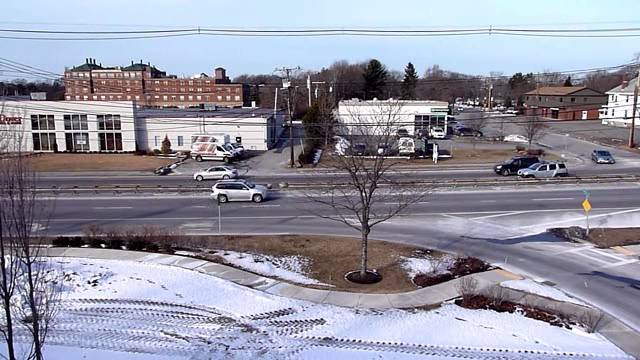
#> input picture frame 50 of TP4/carsRt9_3.avi, 640 x 360 px, given in place of the camera
$ python feature_matcher.py --image ../TP5/DNN/dataset/unknown/AbdH_00131_m_23_i_nf_nc_no_2015_1_e0_nl_o.jpg
#> lines starting #> are read from the running program, lines starting #| are printed output that depends on the picture
import cv2 as cv
import argparse

import numpy as np


def nothing(x):
    pass


parser = argparse.ArgumentParser()
parser.add_argument('--facedet', type=str, help='Feature Detection method ORB.', default='ORB')
parser.add_argument('--matcher', type=str, help='Matcher method', default='BRUTE')
parser.add_argument('--image', type=str, help='Name of image', default='')
args = parser.parse_args()

cv.namedWindow("Webcam")

capture = cv.VideoCapture(0)

orb = cv.ORB_create(nfeatures=1500)

time = 0
img_counter = 0
image = None
firstImage = True
alreadyProcessed = False

while True:
    if not img_counter == 0:
        image = cv.imread(args.image)

    ret, frame = capture.read()
#> frame is the input picture: shape (360, 640, 3); mean B, G, R 162.3, 147.8, 147.6
    if frame is None:
        break

    t1 = cv.getTickCount()
    kp2, des2 = orb.detectAndCompute(frame, None)
#> kp2 = 1500 keypoints; strongest (x, y, size): (446, 117, 31), (448, 118, 31), (238, 137, 31), (443, 129, 31)
    frame = cv.drawKeypoints(frame, kp2, None)
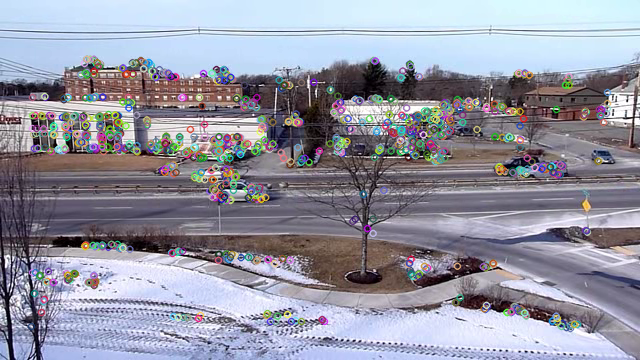
#> frame: shape (360, 640, 3); mean B, G, R 162.3, 148.6, 147.9
    if not img_counter == 0:
        kp1, des1 = orb.detectAndCompute(image, None)
        if not alreadyProcessed:
            image = cv.drawKeypoints(image, kp1, None)
        if args.matcher == 'BRUTE':
            bf = cv.BFMatcher(cv.NORM_HAMMING, crossCheck=True)
            matches = bf.match(des1, des2)
            matches = sorted(matches, key=lambda x: x.distance)
            matching_result = cv.drawMatches(image, kp1, frame, kp2, matches[:50], None, flags=2)
            cv.imshow('Result', matching_result)
        alreadyProcessed = True
    t2 = cv.getTickCount()
    time = (t2 - t1) / cv.getTickFrequency()

    cv.rectangle(frame, (10, 2), (250, 20), (255, 255, 255), -1)
    cv.putText(frame, str(args.facedet) + str(" ") + str(time) + str(" Seconds"), (15, 15),
               cv.FONT_HERSHEY_SIMPLEX, 0.5, (0, 0, 0))
    cv.rectangle(frame, (10, 30), (200, 50), (255, 255, 255), -1)
    cv.putText(frame, str(args.matcher) + str(" ") + str("Matcher"), (45, 45),
               cv.FONT_HERSHEY_SIMPLEX, 0.5, (0, 0, 0))
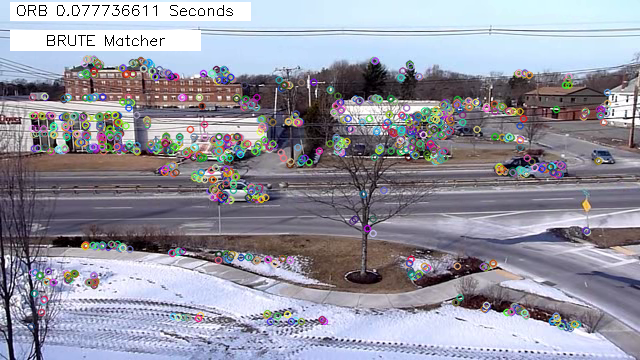
#> frame: shape (360, 640, 3); mean B, G, R 161.8, 149, 149.3

    cv.imshow('Webcam', frame)
    if firstImage and not img_counter == 0:
        cv.imshow('Image', image)
        firstImage = False

    keyboard = cv.waitKey(30)
#> (key q is pressed here)
    if keyboard == ord('b'):
        args.matcher = 'BRUTE'
    elif keyboard == ord('n'):
        args.matcher = 'FLANN'
    elif keyboard == 32:
        img_name = "opencv_frame_{}.png".format(img_counter)
        cv.imwrite(img_name, frame)
        args.image = img_name
        print("{} written!".format(img_name))
        img_counter += 1
    elif keyboard == ord('q'):
        break

capture.release()
cv.destroyAllWindows()

$ run again, starting later in the video
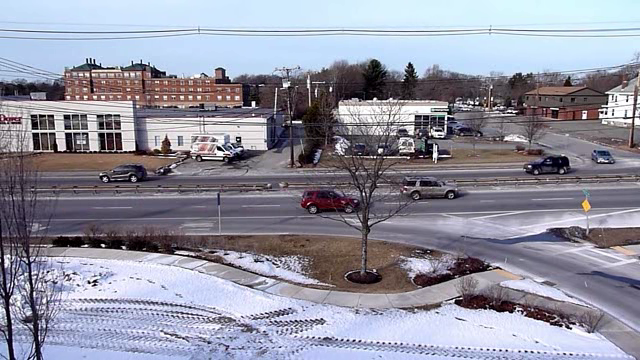
#> input picture frame 225 of TP4/carsRt9_3.avi, 640 x 360 px, given in place of the camera
#> frame is the input picture: shape (360, 640, 3); mean B, G, R 159.9, 145.3, 145.2
#> kp2 = 1500 keypoints; strongest (x, y, size): (446, 117, 31), (448, 118, 31), (238, 137, 31), (443, 129, 31)
#> `frame = cv.drawKeypoints(frame, kp2, None)`:
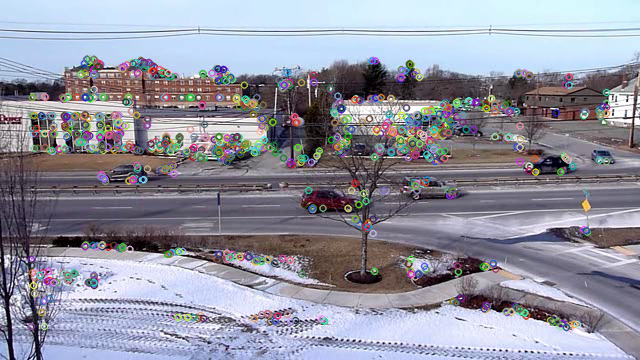
#> frame: shape (360, 640, 3); mean B, G, R 160, 146.3, 145.6
#> `cv.putText(frame, str(args.matcher) + str(" ") + str("Matcher"), (45, ..`:
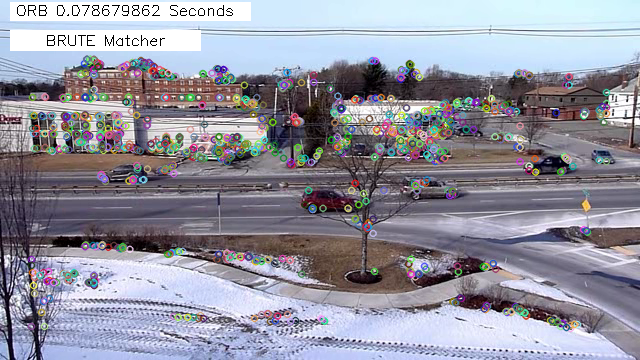
#> frame: shape (360, 640, 3); mean B, G, R 159.5, 146.8, 146.9

$ run again, starting later in the video
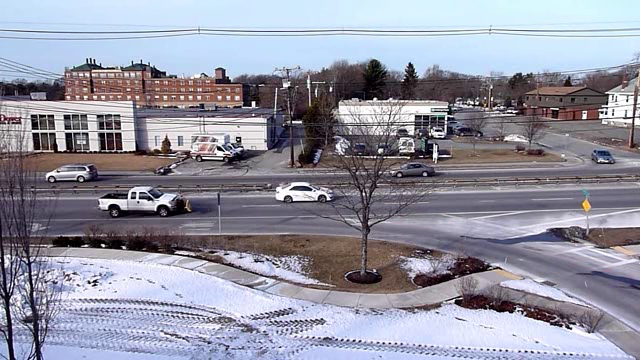
#> input picture frame 400 of TP4/carsRt9_3.avi, 640 x 360 px, given in place of the camera
#> frame is the input picture: shape (360, 640, 3); mean B, G, R 162.1, 147.5, 147.4
#> kp2 = 1500 keypoints; strongest (x, y, size): (446, 117, 31), (448, 118, 31), (238, 137, 31), (443, 129, 31)
#> `frame = cv.drawKeypoints(frame, kp2, None)`:
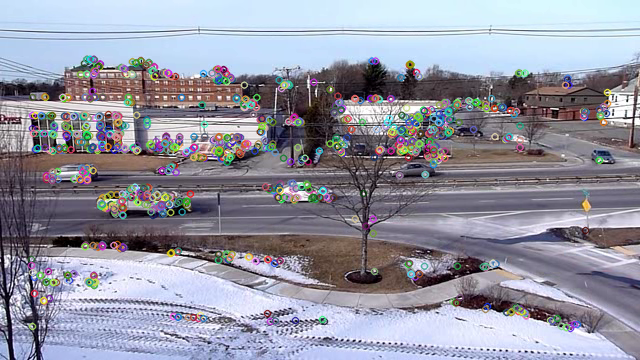
#> frame: shape (360, 640, 3); mean B, G, R 161.7, 148.1, 147.4
#> `cv.putText(frame, str(args.matcher) + str(" ") + str("Matcher"), (45, ..`:
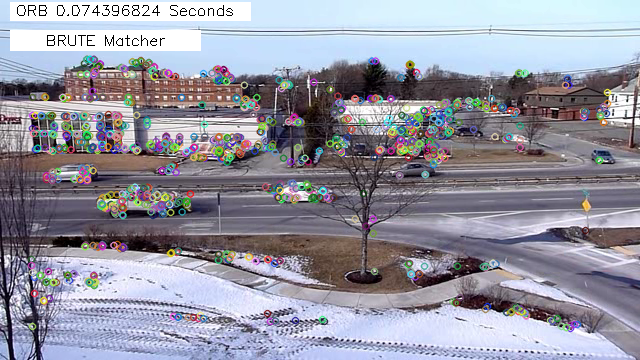
#> frame: shape (360, 640, 3); mean B, G, R 161.2, 148.5, 148.7
